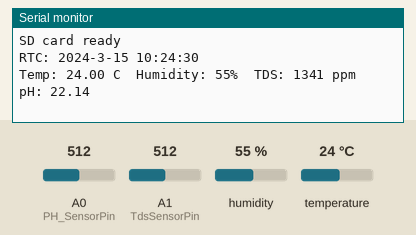
A sketch run on a simulated Arduino Uno, built with avr-gcc and run on an emulated ATmega328P. Parts: the last lines printed to the serial monitor. The test bench sets the inputs (shaded band); at power-on: humidity 55 %, A0 (PH_SensorPin) = 512, A1 (TdsSensorPin) = 512, temperature 24 °C. The local clock reads 2024-03-15 10:24:30 at power-on unless the sketch sets it; storage starts empty.

Above: at 1.3 s.
1.4 s: humidity set to 22 %
At 2.7 s:
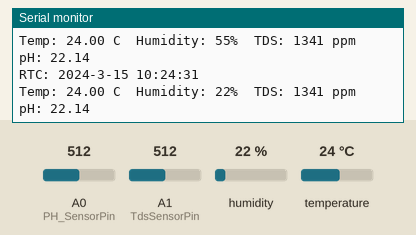
2.9 s: A0 (PH_SensorPin) set to 716
At 4.3 s:
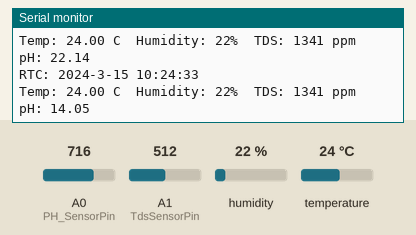
4.4 s: A1 (TdsSensorPin) set to 716
At 5.8 s:
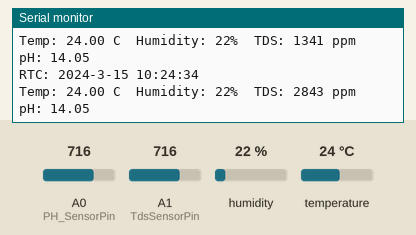
5.9 s: temperature set to 12 °C
At 7.3 s:
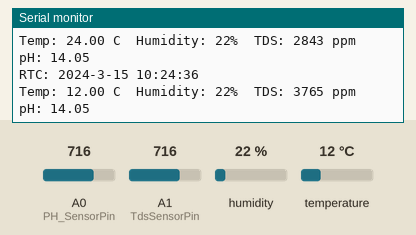
7.4 s: A0 (PH_SensorPin) set to 992
8.9 s: A1 (TdsSensorPin) set to 992
At 9.5 s:
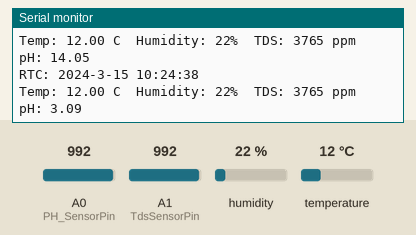
Timing chart, 0 to 11.4 s (numbered marks = the images above; inputs shaded):
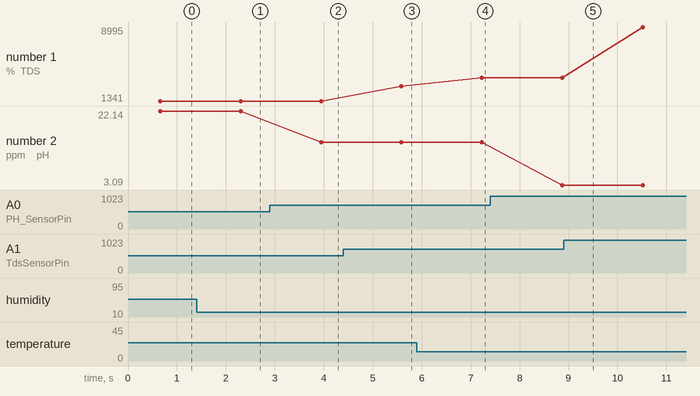

The sketch:

sketch_1_copy_20261029201444.ino
```cpp
/***********Notice and Trouble shooting***************
1. This code is tested on Arduino Uno with Arduino IDE 1.0.5 r2 and 1.8.2.
2. Calibration of the TDS Sensor (input the following):
    enter -> enter the calibration mode
    cal:tds value -> calibrate with the known tds value(25^c). e.g.cal:707
    exit -> save the parameters and exit the calibration mode
****************************************************/


#include <EEPROM.h>
#include <SPI.h>
#include <SD.h>
#include "GravityTDS.h"
#include <DHT11.h>
#include <Wire.h>
#include <RTClib.h>


RTC_DS1307 rtc;


#define TdsSensorPin A1
GravityTDS gravityTds;


#define DHTPIN 2
DHT11 dht11(DHTPIN);


#define SD_CS 10
File dataFile;


#define Offset 42.47


#define PH_SensorPin A0
#define LED 13
double avgValue;
float phValue;


float temperature = 25, tdsValue = 0;
int humidity = 0;


void setup()
{
 Serial.begin(115200);
 //rtc.adjust(DateTime(F(__DATE__), F(__TIME__)));


 if (!rtc.begin()) {
    Serial.println("Couldn't find RTC");
    while (1);
  }
 //rtc.adjust(DateTime(F(__DATE__), F(__TIME__)));

 gravityTds.setPin(TdsSensorPin);
 gravityTds.setAref(5.0);
 gravityTds.setAdcRange(1024);
 gravityTds.begin();


 if (!SD.begin(SD_CS)) {
    Serial.println("SD card initialization failed!");
    while (1);
   }


 Serial.println("SD card ready");


 dataFile = SD.open("tds.csv", FILE_WRITE);


   if (dataFile)
   {
    dataFile.println("DateTime,Temperature_C,Humidity_%,TDS_ppm,pH");
    dataFile.close();
   }


}


void loop()
{
 DateTime now = rtc.now();


 int airTemp;


 int result = dht11.readTemperatureHumidity(airTemp, humidity);


 if (result == 0)
 {
    temperature = airTemp;
 }
    // Reading successful
 else
 {
    Serial.println(DHT11::getErrorString(result));
 }


   // ===== (TDS SENSOR) =====
   gravityTds.setTemperature(temperature);
   gravityTds.update();
   tdsValue = gravityTds.getTdsValue();


   // ===== (pH SENSOR) =====
   int buf[10];


   for(int i=0;i<10;i++)
   {
       buf[i] = analogRead(PH_SensorPin);
       delay(10);
   }


   for(int i=0;i<9;i++)
   {
       for(int j=i+1;j<10;j++)
       {
           if(buf[i] > buf[j])
           {
               int temp = buf[i];
               buf[i] = buf[j];
               buf[j] = temp;
           }
       }
   }


   avgValue = 0;


   for(int i=2;i<8;i++)
   {
       avgValue += buf[i];
   }


   float voltage = (float)avgValue * 5.0 / 1024.0 / 6.0;
   phValue = -8.13 * voltage + Offset;


   // ===== (SERIAL OUTPUT) =====


   Serial.print("RTC: ");
   Serial.print(now.year());
   Serial.print("-");
   Serial.print(now.month());
   Serial.print("-");
   Serial.print(now.day());
   Serial.print(" ");
   Serial.print(now.hour());
   Serial.print(":");
   Serial.print(now.minute());
   Serial.print(":");
   Serial.println(now.second());

   Serial.print("Temp: ");
   Serial.print(temperature);
   Serial.print(" C  ");


   Serial.print("Humidity: ");
   Serial.print(humidity);
   Serial.print("%  ");

   Serial.print("TDS: ");
   Serial.print(tdsValue,0);
   Serial.print(" ppm");


   Serial.print("    pH: ");
   Serial.println(phValue,2);


   // ===== (SD CARD LOGGING) =====
 dataFile = SD.open("tds.csv", FILE_WRITE);


 if(dataFile)
   {
    dataFile.print(now.year());
    dataFile.print("-");


    if (now.month() < 10) dataFile.print("0");
       dataFile.print(now.month());
       dataFile.print("-");


    if (now.day() < 10) dataFile.print("0");
       dataFile.print(now.day());


       dataFile.print(" ");


    if (now.hour() < 10) dataFile.print("0");
       dataFile.print(now.hour());
       dataFile.print(":");


    if (now.minute() < 10) dataFile.print("0");
       dataFile.print(now.minute());
       dataFile.print(":");


    if (now.second() < 10) dataFile.print("0");
       dataFile.print(now.second());


       dataFile.print(",");


    dataFile.print(temperature);
    dataFile.print(",");


    dataFile.print(humidity);
    dataFile.print(",");


    dataFile.print(tdsValue,0);
    dataFile.print(",");


    dataFile.println(phValue,2);

    dataFile.close();
   }
 else
   {
    Serial.println("Error opening data.csv");
   }


   delay(1000);
}
```

Measured:
- after the input at 1.4 s, the serial monitor: prints a new line after 0.90 s (image 1)
- after the input at 2.9 s, the serial monitor: prints a new line after 1.0 s (image 2)
- after the input at 4.4 s, the serial monitor: prints a new line after 1.2 s (image 3)
- after the input at 5.9 s, the serial monitor: prints a new line after 1.3 s (image 4)
- plotted number 1: 1341 → 2843 after the input at 4.4 s, 2843 → 3765 after the input at 5.9 s, 3765 → 8995 after the input at 8.9 s
- plotted number 2: 22.14 → 14.05 after the input at 2.9 s, 14.05 → 3.09 after the input at 7.4 s
